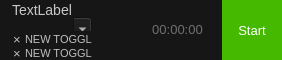
<?xml version="1.0" encoding="UTF-8"?>
<ui version="4.0">
 <class>TimerWidget</class>
 <widget class="QFrame" name="TimerWidget">
  <property name="geometry">
   <rect>
    <x>0</x>
    <y>0</y>
    <width>282</width>
    <height>60</height>
   </rect>
  </property>
  <property name="sizePolicy">
   <sizepolicy hsizetype="Preferred" vsizetype="Minimum">
    <horstretch>0</horstretch>
    <verstretch>0</verstretch>
   </sizepolicy>
  </property>
  <property name="minimumSize">
   <size>
    <width>0</width>
    <height>60</height>
   </size>
  </property>
  <property name="maximumSize">
   <size>
    <width>282</width>
    <height>104</height>
   </size>
  </property>
  <property name="windowTitle">
   <string>Form</string>
  </property>
  <property name="styleSheet">
   <string notr="true">font-size:13px;background-color: rgb(22, 22, 22);color:palette(light);</string>
  </property>
  <layout class="QHBoxLayout" name="horizontalLayout" stretch="1,0,0,0,0">
   <property name="spacing">
    <number>3</number>
   </property>
   <property name="leftMargin">
    <number>0</number>
   </property>
   <property name="topMargin">
    <number>0</number>
   </property>
   <property name="rightMargin">
    <number>0</number>
   </property>
   <property name="bottomMargin">
    <number>0</number>
   </property>
   <item>
    <widget class="QFrame" name="DecrProjFrame">
     <property name="sizePolicy">
      <sizepolicy hsizetype="Expanding" vsizetype="Fixed">
       <horstretch>0</horstretch>
       <verstretch>0</verstretch>
      </sizepolicy>
     </property>
     <layout class="QVBoxLayout" name="verticalLayout">
      <property name="spacing">
       <number>1</number>
      </property>
      <property name="topMargin">
       <number>3</number>
      </property>
      <property name="bottomMargin">
       <number>3</number>
      </property>
      <item>
       <widget class="QLabel" name="descriptionCover">
        <property name="sizePolicy">
         <sizepolicy hsizetype="Preferred" vsizetype="Preferred">
          <horstretch>0</horstretch>
          <verstretch>0</verstretch>
         </sizepolicy>
        </property>
        <property name="styleSheet">
         <string notr="true">margin: 0 1px 0 0; border: 0; color: rgb(200, 200, 200); combobox-popup: 0; font-size: 14px;</string>
        </property>
        <property name="text">
         <string>TextLabel</string>
        </property>
       </widget>
      </item>
      <item>
       <widget class="AutocompleteComboBox" name="description">
        <property name="sizePolicy">
         <sizepolicy hsizetype="Expanding" vsizetype="Fixed">
          <horstretch>0</horstretch>
          <verstretch>0</verstretch>
         </sizepolicy>
        </property>
        <property name="minimumSize">
         <size>
          <width>25</width>
          <height>25</height>
         </size>
        </property>
        <property name="font">
         <font>
          <pointsize>-1</pointsize>
         </font>
        </property>
        <property name="styleSheet">
         <string notr="true">AutocompleteComboBox { margin: 1px; font-size: 14px; color: rgb(200, 200, 200); border: 0; } AutocompleteComboBox::down-arrow { margin: -3px; background-color: rgb(22, 22, 22); image: url(:/images/down_arrow.png); }</string>
        </property>
        <property name="editable">
         <bool>true</bool>
        </property>
        <property name="currentText">
         <string/>
        </property>
        <property name="frame">
         <bool>false</bool>
        </property>
       </widget>
      </item>
      <item>
       <widget class="QFrame" name="taskFrame">
        <property name="sizePolicy">
         <sizepolicy hsizetype="MinimumExpanding" vsizetype="Fixed">
          <horstretch>0</horstretch>
          <verstretch>0</verstretch>
         </sizepolicy>
        </property>
        <property name="minimumSize">
         <size>
          <width>0</width>
          <height>16</height>
         </size>
        </property>
        <property name="styleSheet">
         <string notr="true">border: 0;</string>
        </property>
        <property name="frameShape">
         <enum>QFrame::StyledPanel</enum>
        </property>
        <property name="frameShadow">
         <enum>QFrame::Raised</enum>
        </property>
        <layout class="QHBoxLayout" name="horizontalLayout_4">
         <property name="spacing">
          <number>0</number>
         </property>
         <property name="leftMargin">
          <number>0</number>
         </property>
         <property name="topMargin">
          <number>0</number>
         </property>
         <property name="rightMargin">
          <number>0</number>
         </property>
         <property name="bottomMargin">
          <number>0</number>
         </property>
         <item>
          <widget class="QPushButton" name="deleteTask">
           <property name="sizePolicy">
            <sizepolicy hsizetype="Minimum" vsizetype="Minimum">
             <horstretch>0</horstretch>
             <verstretch>0</verstretch>
            </sizepolicy>
           </property>
           <property name="minimumSize">
            <size>
             <width>16</width>
             <height>16</height>
            </size>
           </property>
           <property name="maximumSize">
            <size>
             <width>16</width>
             <height>16</height>
            </size>
           </property>
           <property name="styleSheet">
            <string notr="true">color: rgb(190, 190, 190);line-height:40px;position:absolute;bottom:5px;padding:0;</string>
           </property>
           <property name="text">
            <string>×</string>
           </property>
          </widget>
         </item>
         <item>
          <widget class="QLabel" name="task">
           <property name="sizePolicy">
            <sizepolicy hsizetype="MinimumExpanding" vsizetype="Preferred">
             <horstretch>0</horstretch>
             <verstretch>0</verstretch>
            </sizepolicy>
           </property>
           <property name="minimumSize">
            <size>
             <width>0</width>
             <height>16</height>
            </size>
           </property>
           <property name="maximumSize">
            <size>
             <width>16777215</width>
             <height>25</height>
            </size>
           </property>
           <property name="styleSheet">
            <string notr="true">color: rgb(190, 190, 190);line-height:40px;position:absolute;bottom:5px;font-size:8pt;</string>
           </property>
           <property name="text">
            <string>NEW TOGGL</string>
           </property>
           <property name="alignment">
            <set>Qt::AlignLeading|Qt::AlignLeft|Qt::AlignVCenter</set>
           </property>
           <property name="wordWrap">
            <bool>true</bool>
           </property>
           <property name="margin">
            <number>2</number>
           </property>
          </widget>
         </item>
        </layout>
       </widget>
      </item>
      <item>
       <widget class="QFrame" name="projectFrame">
        <property name="sizePolicy">
         <sizepolicy hsizetype="MinimumExpanding" vsizetype="Fixed">
          <horstretch>0</horstretch>
          <verstretch>0</verstretch>
         </sizepolicy>
        </property>
        <property name="minimumSize">
         <size>
          <width>0</width>
          <height>16</height>
         </size>
        </property>
        <property name="styleSheet">
         <string notr="true">border: 0;</string>
        </property>
        <property name="frameShape">
         <enum>QFrame::StyledPanel</enum>
        </property>
        <property name="frameShadow">
         <enum>QFrame::Raised</enum>
        </property>
        <layout class="QHBoxLayout" name="horizontalLayout_3">
         <property name="spacing">
          <number>0</number>
         </property>
         <property name="leftMargin">
          <number>0</number>
         </property>
         <property name="topMargin">
          <number>0</number>
         </property>
         <property name="rightMargin">
          <number>0</number>
         </property>
         <property name="bottomMargin">
          <number>0</number>
         </property>
         <item>
          <widget class="QPushButton" name="deleteProject">
           <property name="sizePolicy">
            <sizepolicy hsizetype="Minimum" vsizetype="Minimum">
             <horstretch>0</horstretch>
             <verstretch>0</verstretch>
            </sizepolicy>
           </property>
           <property name="minimumSize">
            <size>
             <width>16</width>
             <height>16</height>
            </size>
           </property>
           <property name="maximumSize">
            <size>
             <width>16</width>
             <height>16</height>
            </size>
           </property>
           <property name="styleSheet">
            <string notr="true">color: rgb(190, 190, 190);line-height:40px;position:absolute;bottom:5px;padding:0;</string>
           </property>
           <property name="text">
            <string>×</string>
           </property>
          </widget>
         </item>
         <item>
          <widget class="QLabel" name="project">
           <property name="sizePolicy">
            <sizepolicy hsizetype="MinimumExpanding" vsizetype="Preferred">
             <horstretch>0</horstretch>
             <verstretch>0</verstretch>
            </sizepolicy>
           </property>
           <property name="minimumSize">
            <size>
             <width>0</width>
             <height>16</height>
            </size>
           </property>
           <property name="maximumSize">
            <size>
             <width>16777215</width>
             <height>25</height>
            </size>
           </property>
           <property name="styleSheet">
            <string notr="true">color: rgb(190, 190, 190);line-height:40px;position:absolute;bottom:5px;font-size:8pt;</string>
           </property>
           <property name="text">
            <string>NEW TOGGL</string>
           </property>
           <property name="alignment">
            <set>Qt::AlignLeading|Qt::AlignLeft|Qt::AlignVCenter</set>
           </property>
           <property name="wordWrap">
            <bool>true</bool>
           </property>
           <property name="margin">
            <number>2</number>
           </property>
          </widget>
         </item>
        </layout>
       </widget>
      </item>
     </layout>
    </widget>
   </item>
   <item>
    <widget class="QLabel" name="tags">
     <property name="minimumSize">
      <size>
       <width>13</width>
       <height>31</height>
      </size>
     </property>
     <property name="maximumSize">
      <size>
       <width>13</width>
       <height>31</height>
      </size>
     </property>
     <property name="styleSheet">
      <string notr="true">border:none;</string>
     </property>
     <property name="text">
      <string/>
     </property>
     <property name="pixmap">
      <pixmap resource="Resources.qrc">:/images/icon-tags.png</pixmap>
     </property>
    </widget>
   </item>
   <item>
    <widget class="QLabel" name="billable">
     <property name="sizePolicy">
      <sizepolicy hsizetype="Fixed" vsizetype="Preferred">
       <horstretch>0</horstretch>
       <verstretch>0</verstretch>
      </sizepolicy>
     </property>
     <property name="minimumSize">
      <size>
       <width>13</width>
       <height>31</height>
      </size>
     </property>
     <property name="maximumSize">
      <size>
       <width>13</width>
       <height>31</height>
      </size>
     </property>
     <property name="styleSheet">
      <string notr="true">border:none;</string>
     </property>
     <property name="text">
      <string/>
     </property>
     <property name="pixmap">
      <pixmap resource="Resources.qrc">:/images/icon-billable.png</pixmap>
     </property>
    </widget>
   </item>
   <item>
    <widget class="QLineEdit" name="duration">
     <property name="sizePolicy">
      <sizepolicy hsizetype="Minimum" vsizetype="Fixed">
       <horstretch>0</horstretch>
       <verstretch>0</verstretch>
      </sizepolicy>
     </property>
     <property name="minimumSize">
      <size>
       <width>50</width>
       <height>0</height>
      </size>
     </property>
     <property name="maximumSize">
      <size>
       <width>16777215</width>
       <height>16777215</height>
      </size>
     </property>
     <property name="font">
      <font>
       <pointsize>-1</pointsize>
      </font>
     </property>
     <property name="styleSheet">
      <string notr="true">color: rgb(200, 200, 200);</string>
     </property>
     <property name="frame">
      <bool>false</bool>
     </property>
     <property name="alignment">
      <set>Qt::AlignCenter</set>
     </property>
     <property name="placeholderText">
      <string>00:00:00</string>
     </property>
    </widget>
   </item>
   <item>
    <widget class="QPushButton" name="start">
     <property name="sizePolicy">
      <sizepolicy hsizetype="Fixed" vsizetype="Minimum">
       <horstretch>0</horstretch>
       <verstretch>0</verstretch>
      </sizepolicy>
     </property>
     <property name="minimumSize">
      <size>
       <width>60</width>
       <height>0</height>
      </size>
     </property>
     <property name="maximumSize">
      <size>
       <width>60</width>
       <height>16777215</height>
      </size>
     </property>
     <property name="styleSheet">
      <string notr="true">background-color: rgb(69, 185, 0); color: rgb(255, 255, 255);border:none;</string>
     </property>
     <property name="text">
      <string>Start</string>
     </property>
     <property name="default">
      <bool>true</bool>
     </property>
    </widget>
   </item>
  </layout>
 </widget>
 <customwidgets>
  <customwidget>
   <class>AutocompleteComboBox</class>
   <extends>QComboBox</extends>
   <header>autocompletecombobox.h</header>
  </customwidget>
 </customwidgets>
 <resources>
  <include location="Resources.qrc"/>
 </resources>
 <connections/>
</ui>
